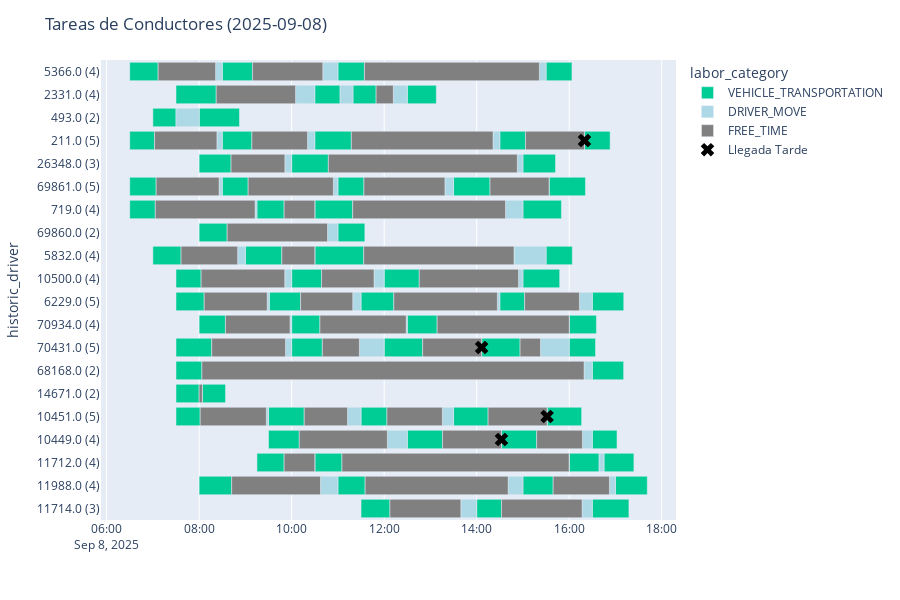
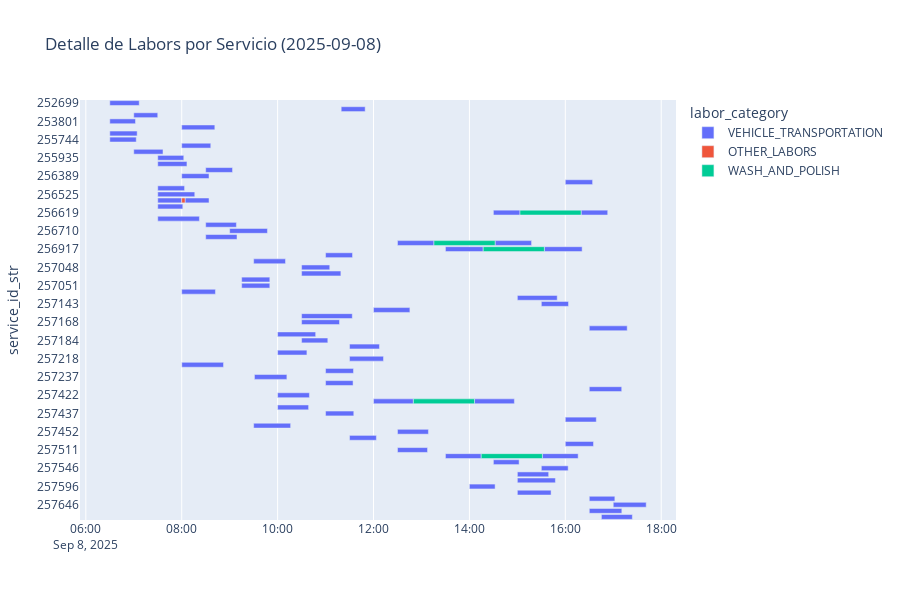

Notebook source saved alongside these figures, in order:
### Code cell
plot_results(labors_hist_df[(labors_hist_df['schedule_date'].dt.day==8) & 
                (labors_hist_df['city']=='149')], 
             moves_hist_df[(moves_hist_df['schedule_date'].dt.day==8) & 
               (moves_hist_df['city']=='149')], 
             day_str, TIEMPO_GRACIA, assignment_type='historic')
